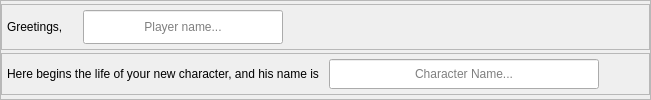
          <widget class="QFrame" name="charInfoBox">
           <property name="styleSheet">
            <string notr="true">font: 12pt &quot;Eberron&quot;;</string>
           </property>
           <property name="frameShape">
            <enum>QFrame::StyledPanel</enum>
           </property>
           <property name="frameShadow">
            <enum>QFrame::Raised</enum>
           </property>
           <layout class="QGridLayout" name="gridLayout_3">
            <property name="leftMargin">
             <number>0</number>
            </property>
            <property name="topMargin">
             <number>0</number>
            </property>
            <property name="rightMargin">
             <number>0</number>
            </property>
            <property name="bottomMargin">
             <number>0</number>
            </property>
            <property name="spacing">
             <number>0</number>
            </property>
            <item row="0" column="0">
             <widget class="QFrame" name="playerNameFrame">
              <property name="maximumSize">
               <size>
                <width>16777215</width>
                <height>46</height>
               </size>
              </property>
              <property name="frameShape">
               <enum>QFrame::StyledPanel</enum>
              </property>
              <property name="frameShadow">
               <enum>QFrame::Raised</enum>
              </property>
              <layout class="QHBoxLayout" name="horizontalLayout">
               <property name="spacing">
                <number>20</number>
               </property>
               <property name="leftMargin">
                <number>5</number>
               </property>
               <property name="topMargin">
                <number>5</number>
               </property>
               <property name="bottomMargin">
                <number>5</number>
               </property>
               <item>
                <widget class="QLabel" name="playerGreetings">
                 <property name="styleSheet">
                  <string notr="true">font: 20pt &quot;Eberron&quot;;</string>
                 </property>
                 <property name="text">
                  <string>Greetings,</string>
                 </property>
                </widget>
               </item>
               <item>
                <widget class="QLineEdit" name="playerName">
                 <property name="minimumSize">
                  <size>
                   <width>100</width>
                   <height>34</height>
                  </size>
                 </property>
                 <property name="maximumSize">
                  <size>
                   <width>200</width>
                   <height>34</height>
                  </size>
                 </property>
                 <property name="accessibleName">
                  <string>playerName</string>
                 </property>
                 <property name="styleSheet">
                  <string notr="true">font: 18pt &quot;Eberron&quot;;</string>
                 </property>
                 <property name="text">
                  <string/>
                 </property>
                 <property name="maxLength">
                  <number>20</number>
                 </property>
                 <property name="alignment">
                  <set>Qt::AlignCenter</set>
                 </property>
                 <property name="placeholderText">
                  <string>Player name...</string>
                 </property>
                </widget>
               </item>
               <item>
                <spacer name="playerNameSpacer">
                 <property name="orientation">
                  <enum>Qt::Horizontal</enum>
                 </property>
                 <property name="sizeHint" stdset="0">
                  <size>
                   <width>40</width>
                   <height>20</height>
                  </size>
                 </property>
                </spacer>
               </item>
              </layout>
             </widget>
            </item>
            <item row="1" column="0">
             <widget class="QFrame" name="charNameFrame">
              <property name="maximumSize">
               <size>
                <width>16777215</width>
                <height>42</height>
               </size>
              </property>
              <property name="frameShape">
               <enum>QFrame::StyledPanel</enum>
              </property>
              <property name="frameShadow">
               <enum>QFrame::Raised</enum>
              </property>
              <layout class="QHBoxLayout" name="horizontalLayout_2">
               <property name="spacing">
                <number>10</number>
               </property>
               <property name="leftMargin">
                <number>5</number>
               </property>
               <property name="topMargin">
                <number>5</number>
               </property>
               <property name="rightMargin">
                <number>10</number>
               </property>
               <property name="bottomMargin">
                <number>5</number>
               </property>
               <item>
                <widget class="QLabel" name="charGreetings">
                 <property name="styleSheet">
                  <string notr="true">font: 19pt &quot;Eberron&quot;;</string>
                 </property>
                 <property name="text">
                  <string>Here begins the life of your new character, and his name is</string>
                 </property>
                </widget>
               </item>
               <item>
                <widget class="QLineEdit" name="charName">
                 <property name="sizePolicy">
                  <sizepolicy hsizetype="Expanding" vsizetype="Expanding">
                   <horstretch>0</horstretch>
                   <verstretch>0</verstretch>
                  </sizepolicy>
                 </property>
                 <property name="minimumSize">
                  <size>
                   <width>270</width>
                   <height>30</height>
                  </size>
                 </property>
                 <property name="maximumSize">
                  <size>
                   <width>270</width>
                   <height>16777215</height>
                  </size>
                 </property>
                 <property name="accessibleName">
                  <string>charName</string>
                 </property>
                 <property name="styleSheet">
                  <string notr="true">font: 18pt &quot;Eberron&quot;;</string>
                 </property>
                 <property name="text">
                  <string/>
                 </property>
                 <property name="maxLength">
                  <number>20</number>
                 </property>
                 <property name="echoMode">
                  <enum>QLineEdit::Normal</enum>
                 </property>
                 <property name="alignment">
                  <set>Qt::AlignCenter</set>
                 </property>
                 <property name="placeholderText">
                  <string>Character Name...</string>
                 </property>
                </widget>
               </item>
               <item>
                <spacer name="charNameSpacer">
                 <property name="orientation">
                  <enum>Qt::Horizontal</enum>
                 </property>
                 <property name="sizeHint" stdset="0">
                  <size>
                   <width>40</width>
                   <height>20</height>
                  </size>
                 </property>
                </spacer>
               </item>
              </layout>
             </widget>
            </item>
           </layout>
          </widget>
